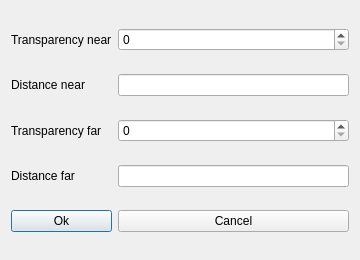
<?xml version="1.0" encoding="UTF-8"?>
<ui version="4.0">
 <class>DialogAdaptiveTransparencySettings</class>
 <widget class="QDialog" name="DialogAdaptiveTransparencySettings">
  <property name="geometry">
   <rect>
    <x>0</x>
    <y>0</y>
    <width>360</width>
    <height>260</height>
   </rect>
  </property>
  <property name="windowTitle">
   <string>Adaptive transparency settings</string>
  </property>
  <layout class="QGridLayout" name="gridLayout">
   <item row="0" column="0">
    <widget class="QLabel" name="label_transparencyNear">
     <property name="text">
      <string>Transparency near</string>
     </property>
    </widget>
   </item>
   <item row="0" column="1">
    <widget class="QSpinBox" name="lineEdit_transparencyNear"/>
   </item>
   <item row="1" column="0">
    <widget class="QLabel" name="label_distanceNear">
     <property name="text">
      <string>Distance near</string>
     </property>
    </widget>
   </item>
   <item row="1" column="1">
    <widget class="QDoubleEdit" name="lineEdit_transparencyDistNear" native="true"/>
   </item>
   <item row="2" column="0">
    <widget class="QLabel" name="label_transparencyFar">
     <property name="text">
      <string>Transparency far</string>
     </property>
    </widget>
   </item>
   <item row="2" column="1">
    <widget class="QSpinBox" name="lineEdit_transparencyFar"/>
   </item>
   <item row="3" column="0">
    <widget class="QLabel" name="label_distanceFar">
     <property name="text">
      <string>Distance far</string>
     </property>
    </widget>
   </item>
   <item row="3" column="1">
    <widget class="QDoubleEdit" name="lineEdit_transparencyDistFar" native="true"/>
   </item>
   <item row="4" column="0">
    <widget class="QPushButton" name="okButton">
     <property name="text">
      <string>Ok</string>
     </property>
    </widget>
   </item>
   <item row="4" column="1">
    <widget class="QPushButton" name="cancelButton">
     <property name="text">
      <string>Cancel</string>
     </property>
    </widget>
   </item>
  </layout>
 </widget>
 <customwidgets>
  <customwidget>
   <class>QDoubleEdit</class>
   <extends>QLineEdit</extends>
   <header>qdoubleedit.h</header>
  </customwidget>
 </customwidgets>
 <resources/>
 <connections/>
</ui>
